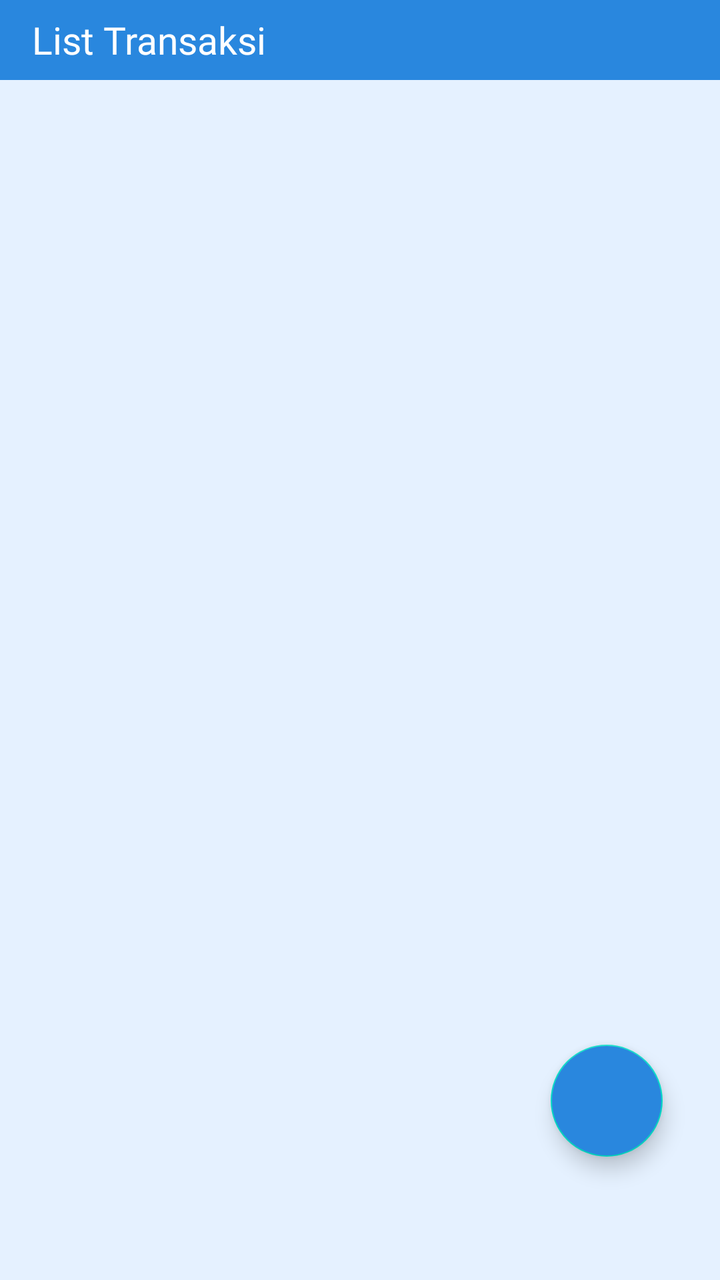
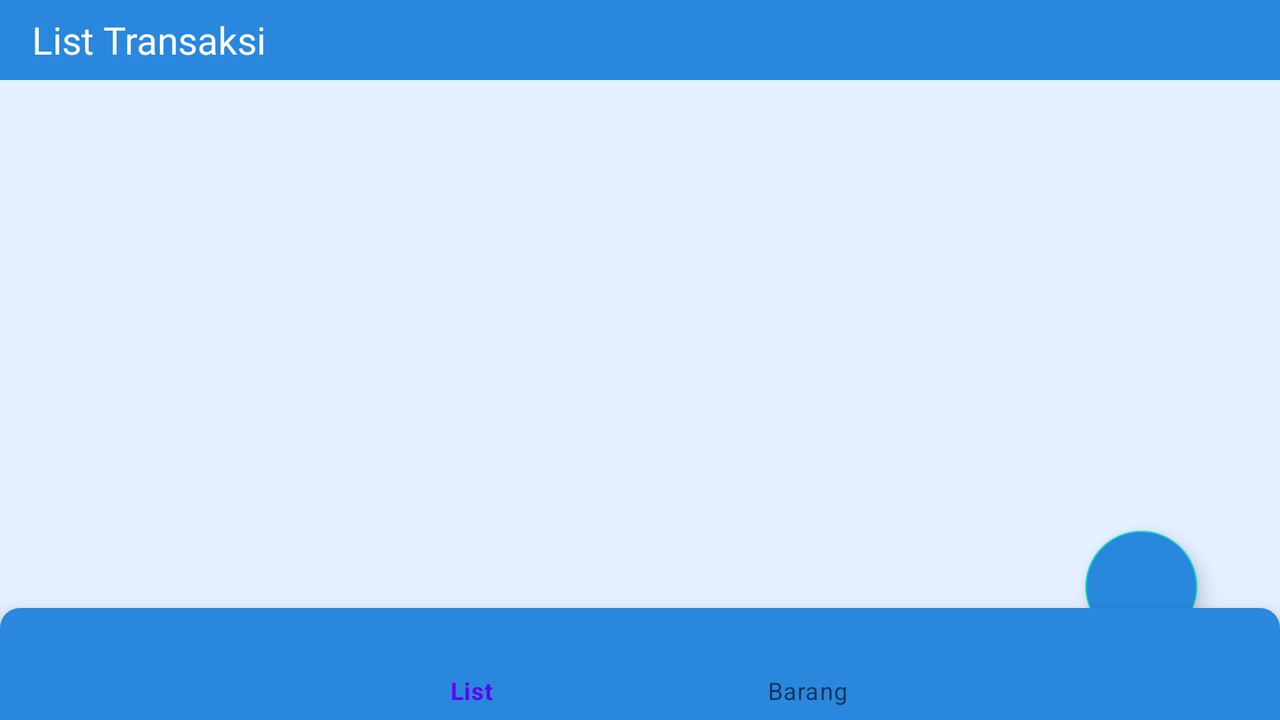

Compare how this app lays out the same screen by default and in its alternative resource folder. The renders come first, then the two layout files and the values they reference.
<!-- AndroidManifest.xml: application theme Theme.ListBarangPenjualan -->
<!-- res/layout/activity_main.xml -->
<?xml version="1.0" encoding="utf-8"?>
<androidx.constraintlayout.widget.ConstraintLayout xmlns:android="http://schemas.android.com/apk/res/android"
    xmlns:app="http://schemas.android.com/apk/res-auto"
    xmlns:tools="http://schemas.android.com/tools"
    android:layout_width="match_parent"
    android:layout_height="match_parent"
    android:orientation="vertical"
    android:background="@drawable/pick_background_1"
    tools:context=".MainActivity">

    <androidx.appcompat.widget.Toolbar
        android:id="@+id/toolbar"
        android:layout_width="match_parent"
        android:layout_height="40dp"
        android:background="@color/blue"
        app:elevation="0dp"
        app:layout_constraintEnd_toEndOf="parent"
        app:layout_constraintStart_toStartOf="parent"
        app:layout_constraintTop_toTopOf="parent">

        <TextView
            android:id="@+id/title"
            style="@style/Toolbar.inputData"
            android:layout_width="wrap_content"
            android:layout_height="wrap_content"
            android:fontFamily="@font/nunito"
            android:text="List Transaksi" />
    </androidx.appcompat.widget.Toolbar>

    <TextView
        android:id="@+id/emptyTextView"
        android:layout_width="wrap_content"
        android:layout_height="wrap_content"
        android:text="@string/datakosing"
        android:visibility="gone"
        android:textColor="@color/black"
        app:layout_constraintTop_toTopOf="parent"
        app:layout_constraintBottom_toBottomOf="parent"
        app:layout_constraintStart_toStartOf="parent"
        app:layout_constraintEnd_toEndOf="parent"/>

    <androidx.recyclerview.widget.RecyclerView
        android:id="@+id/data_latihan"
        android:layout_width="410dp"
        android:layout_height="690dp"
        android:layout_gravity="center"
        app:layout_constraintBottom_toBottomOf="parent"
        app:layout_constraintEnd_toEndOf="parent"
        app:layout_constraintStart_toStartOf="parent"
        app:layout_constraintTop_toBottomOf="@+id/toolbar"
        tools:listitem="@layout/item_list" />

    <com.google.android.material.bottomnavigation.BottomNavigationView
        android:id="@+id/bottomNavigationView"
        android:layout_width="match_parent"
        android:layout_height="wrap_content"
        android:background="@drawable/pick_background_menu1"
        app:backgroundTint="@color/blue"
        app:layout_constraintBottom_toBottomOf="parent"
        app:layout_constraintEnd_toEndOf="parent"
        app:layout_constraintStart_toStartOf="parent"
        app:layout_constraintTop_toBottomOf="@+id/data_latihan"
        app:layout_constraintVertical_bias="1.0"
        app:menu="@menu/menu_bar" />

    <com.google.android.material.floatingactionbutton.FloatingActionButton
        android:id="@+id/fabAdd"
        android:layout_width="wrap_content"
        android:layout_height="wrap_content"
        android:layout_margin="16dp"
        android:src="@drawable/baseline_add_24"
        android:backgroundTint="@color/blue"
        app:layout_constraintBottom_toBottomOf="parent"
        app:layout_constraintEnd_toEndOf="parent"
        app:layout_constraintHorizontal_bias="0.954"
        app:layout_constraintStart_toStartOf="parent"
        app:layout_constraintTop_toTopOf="parent"
        app:layout_constraintVertical_bias="0.917" />

</androidx.constraintlayout.widget.ConstraintLayout>
<!-- res/layout/item_list.xml (included above) -->
<androidx.constraintlayout.widget.ConstraintLayout
    xmlns:android="http://schemas.android.com/apk/res/android"
    xmlns:app="http://schemas.android.com/apk/res-auto"
    android:layout_width="match_parent"
    android:layout_height="wrap_content">

    <com.google.android.material.card.MaterialCardView
        android:layout_width="match_parent"
        android:layout_height="wrap_content"
        android:layout_marginTop="10dp"
        android:layout_marginLeft="10dp"
        android:layout_marginBottom="10dp"
        android:layout_marginRight="10dp"
        android:scaleType="fitXY"
        app:cardCornerRadius="15dp"
        app:cardElevation="10dp"
        android:backgroundTint="@color/white"
        app:cardBackgroundColor="@drawable/pick_background_menu"
        app:layout_constraintBottom_toBottomOf="parent"
        app:layout_constraintEnd_toEndOf="parent"
        app:layout_constraintStart_toStartOf="parent"
        app:layout_constraintTop_toTopOf="parent">

        <androidx.constraintlayout.widget.ConstraintLayout
            android:id="@+id/main_cl"
            android:layout_width="match_parent"
            android:layout_height="wrap_content">


            <TextView
                android:id="@+id/kodemain"
                android:layout_width="wrap_content"
                android:layout_height="wrap_content"
                android:layout_marginTop="12dp"
                android:layout_marginStart="12dp"
                android:fontFamily="@font/poppins_bold"
                android:text="@string/kodemain"
                android:textColor="@color/black"
                android:textSize="18sp"
                app:layout_constraintStart_toStartOf="parent"
                app:layout_constraintTop_toTopOf="parent" />

            <TextView
                android:id="@+id/kesusahan"
                android:layout_width="wrap_content"
                android:layout_height="wrap_content"
                android:layout_marginTop="24dp"
                android:drawablePadding="10dp"
                android:fontFamily="@font/poppins"
                android:text="@string/namacostumer"
                android:textColor="@color/abu_abu_muda"
                app:layout_constraintStart_toStartOf="@+id/kodemain"
                app:layout_constraintTop_toBottomOf="@+id/kodemain" />

            <TextView
                android:id="@+id/cust"
                android:layout_width="wrap_content"
                android:layout_height="wrap_content"
                android:layout_marginTop="8dp"
                android:drawablePadding="10dp"
                android:fontFamily="@font/poppins_medium"
                android:gravity="center"
                android:text="@string/namacostumer1"
                android:textColor="@color/black"
                android:textSize="15sp"
                app:layout_constraintStart_toStartOf="@id/kesusahan"
                app:layout_constraintTop_toBottomOf="@+id/kesusahan"
                app:drawableTint="@color/black" />

            <TextView
                android:id="@+id/kesusahan2"
                android:layout_width="wrap_content"
                android:layout_height="wrap_content"
                android:layout_marginTop="24dp"
                android:drawablePadding="10dp"
                android:fontFamily="@font/poppins"
                android:text="@string/jumlahbarang"
                android:textColor="@color/abu_abu_muda"
                app:layout_constraintStart_toStartOf="@+id/cust"
                app:layout_constraintTop_toBottomOf="@+id/cust" />

            <TextView
                android:id="@+id/cust2"
                android:layout_width="wrap_content"
                android:layout_height="wrap_content"
                android:layout_marginTop="8dp"
                android:drawablePadding="10dp"
                android:fontFamily="@font/poppins_medium"
                android:gravity="center"
                android:text="@string/jumlahbarang2"
                android:textColor="@color/black"
                android:textSize="15sp"
                app:layout_constraintStart_toStartOf="@id/kesusahan2"
                app:layout_constraintTop_toBottomOf="@+id/kesusahan2"
                app:drawableTint="@color/black" />

            <TextView
                android:id="@+id/kesusahan3"
                android:layout_width="wrap_content"
                android:layout_height="wrap_content"
                android:layout_marginTop="24dp"
                android:layout_marginStart="240dp"
                android:drawablePadding="10dp"
                android:fontFamily="@font/poppins"
                android:text="@string/tanggal"
                android:textColor="@color/abu_abu_muda"
                app:layout_constraintStart_toStartOf="@+id/kodemain"
                app:layout_constraintTop_toBottomOf="@+id/kodemain" />

            <TextView
                android:id="@+id/cust3"
                android:layout_width="wrap_content"
                android:layout_height="wrap_content"
                android:layout_marginTop="8dp"
                android:drawablePadding="10dp"
                android:fontFamily="@font/poppins_medium"
                android:gravity="center"
                android:text="@string/tanggal1"
                android:textColor="@color/black"
                android:textSize="15sp"
                app:layout_constraintStart_toStartOf="@id/kesusahan3"
                app:layout_constraintTop_toBottomOf="@+id/kesusahan3"
                app:drawableTint="@color/black" />

            <TextView
                android:id="@+id/kesusahan4"
                android:layout_width="wrap_content"
                android:layout_height="wrap_content"
                android:layout_marginTop="24dp"
                android:drawablePadding="10dp"
                android:fontFamily="@font/poppins"
                android:text="@string/total"
                android:textColor="@color/abu_abu_muda"
                app:layout_constraintStart_toStartOf="@+id/cust3"
                app:layout_constraintTop_toBottomOf="@+id/cust3" />

            <TextView
                android:id="@+id/cust4"
                android:layout_width="wrap_content"
                android:layout_height="wrap_content"
                android:layout_marginTop="8dp"
                android:drawablePadding="10dp"
                android:fontFamily="@font/poppins_medium"
                android:gravity="center"
                android:text="@string/tanggal1"
                android:textColor="@color/black"
                android:textSize="15sp"
                app:layout_constraintStart_toStartOf="@id/kesusahan4"
                app:layout_constraintTop_toBottomOf="@+id/kesusahan4"
                app:drawableTint="@color/black" />

            <View
                android:id="@+id/horizontal_line"
                android:layout_width="0dp"
                android:layout_height="1dp"
                android:layout_marginTop="16dp"
                android:background="@android:color/darker_gray"
                app:layout_constraintEnd_toEndOf="parent"
                app:layout_constraintStart_toStartOf="@id/cust2"
                app:layout_constraintTop_toBottomOf="@id/cust2" />

            <Button
                android:id="@+id/edit_button"
                android:layout_width="wrap_content"
                android:layout_height="wrap_content"
                android:layout_marginTop="16dp"
                android:text="@string/buttonedit"
                android:background="@drawable/pick_background_menu"
                android:backgroundTint="@color/blue"
                app:layout_constraintStart_toStartOf="@id/horizontal_line"
                app:layout_constraintTop_toBottomOf="@id/horizontal_line"/>

            <Button
                android:id="@+id/delete_button"
                android:layout_width="wrap_content"
                android:layout_height="wrap_content"
                android:layout_marginTop="16dp"
                android:layout_marginEnd="48dp"
                android:background="@drawable/pick_background_menu"
                android:backgroundTint="@color/abu_abu_muda"
                android:text="@string/buttonhapus"
                app:layout_constraintEnd_toEndOf="@id/horizontal_line"
                app:layout_constraintTop_toBottomOf="@id/horizontal_line" />


        </androidx.constraintlayout.widget.ConstraintLayout>

    </com.google.android.material.card.MaterialCardView>

</androidx.constraintlayout.widget.ConstraintLayout>
<!-- resources referenced by this layout -->
<resources>
  <color name="abu_abu_muda">#D3D3D3</color>
  <color name="black">#FF000000</color>
  <color name="blue">#2987DE</color>
  <color name="white">#FFFFFFFF</color>
  <!-- drawable pick_background_1 (drawable) -->
  <?xml version="1.0" encoding="utf-8"?>
  <selector xmlns:android="http://schemas.android.com/apk/res/android">
      <item>
          <shape android:shape="rectangle">
              <solid android:color="#E5F1FF"/>
          </shape>
      </item>
  </selector>
  <!-- drawable pick_background_menu1 (drawable) -->
  <?xml version="1.0" encoding="utf-8"?>
  <selector xmlns:android="http://schemas.android.com/apk/res/android">
      <item>
          <shape android:shape="rectangle">
              <solid android:color="#FFFFFF"/>
              <corners android:topLeftRadius="10dp" android:topRightRadius="10dp"/>
          </shape>
      </item>
  </selector>
  <string name="buttonedit">Edit</string>
  <string name="buttonhapus">Delete</string>
  <string name="datakosing">Data Kosong</string>
  <string name="jumlahbarang">Nomor</string>
  <string name="jumlahbarang2">2</string>
  <string name="kodemain">202101–0001</string>
  <string name="namacostumer">Nama Costumer</string>
  <string name="namacostumer1">Cust A</string>
  <string name="tanggal">Tanggal</string>
  <string name="tanggal1">Masukkkan Tanggal</string>
  <string name="total">NoTelp</string>
  <style name="Toolbar.inputData" parent="TextAppearance.Widget.AppCompat.Toolbar.Title">
          <item name="android:textSize">19sp</item>
          <item name="android:textColor">@color/white</item>
      </style>
  <style name="Theme.ListBarangPenjualan" parent="Theme.MaterialComponents.DayNight">
          <item name="android:windowContentOverlay">@null</item>
      </style>
</resources>
<!-- res/layout-w600dp/activity_main.xml (the repository's variant of the layout above) -->
<!-- drawn on the phone turned sideways -->
<?xml version="1.0" encoding="utf-8"?>
<androidx.constraintlayout.widget.ConstraintLayout xmlns:android="http://schemas.android.com/apk/res/android"
    xmlns:app="http://schemas.android.com/apk/res-auto"
    xmlns:tools="http://schemas.android.com/tools"
    android:layout_width="match_parent"
    android:layout_height="match_parent"
    android:orientation="vertical"
    android:background="@drawable/pick_background_1"
    tools:context=".MainActivity">

    <androidx.appcompat.widget.Toolbar
        android:id="@+id/toolbar"
        android:layout_width="match_parent"
        android:layout_height="40dp"
        android:background="@color/blue"
        app:elevation="0dp"
        app:layout_constraintEnd_toEndOf="parent"
        app:layout_constraintStart_toStartOf="parent"
        app:layout_constraintTop_toTopOf="parent">

        <TextView
            android:id="@+id/title"
            style="@style/Toolbar.inputData"
            android:layout_width="wrap_content"
            android:layout_height="wrap_content"
            android:fontFamily="@font/nunito"
            android:text="List Transaksi" />
    </androidx.appcompat.widget.Toolbar>

    <TextView
        android:id="@+id/emptyTextView"
        android:layout_width="wrap_content"
        android:layout_height="wrap_content"
        android:text="@string/datakosing"
        android:visibility="gone"
        android:textColor="@color/black"
        app:layout_constraintTop_toTopOf="parent"
        app:layout_constraintBottom_toBottomOf="parent"
        app:layout_constraintStart_toStartOf="parent"
        app:layout_constraintEnd_toEndOf="parent"/>

    <androidx.recyclerview.widget.RecyclerView
        android:id="@+id/data_latihan"
        android:layout_width="0dp"
        android:layout_height="0dp"
        android:layout_gravity="center"
        app:layout_constraintBottom_toTopOf="@+id/bottomNavigationView"
        app:layout_constraintEnd_toEndOf="parent"
        app:layout_constraintStart_toStartOf="parent"
        app:layout_constraintTop_toBottomOf="@+id/toolbar"
        tools:listitem="@layout/item_list" />

    <com.google.android.material.bottomnavigation.BottomNavigationView
        android:id="@+id/bottomNavigationView"
        android:layout_width="match_parent"
        android:layout_height="wrap_content"
        android:background="@drawable/pick_background_menu1"
        app:backgroundTint="@color/blue"
        app:layout_constraintBottom_toBottomOf="parent"
        app:layout_constraintEnd_toEndOf="parent"
        app:layout_constraintStart_toStartOf="parent"
        app:layout_constraintTop_toBottomOf="@+id/data_latihan"
        app:layout_constraintVertical_bias="1.0"
        app:menu="@menu/menu_bar" />

    <com.google.android.material.floatingactionbutton.FloatingActionButton
        android:id="@+id/fabAdd"
        android:layout_width="wrap_content"
        android:layout_height="wrap_content"
        android:layout_margin="16dp"
        android:src="@drawable/baseline_add_24"
        android:backgroundTint="@color/blue"
        app:layout_constraintBottom_toBottomOf="parent"
        app:layout_constraintEnd_toEndOf="parent"
        app:layout_constraintHorizontal_bias="0.954"
        app:layout_constraintStart_toStartOf="parent"
        app:layout_constraintTop_toTopOf="parent"
        app:layout_constraintVertical_bias="0.917" />

</androidx.constraintlayout.widget.ConstraintLayout>
